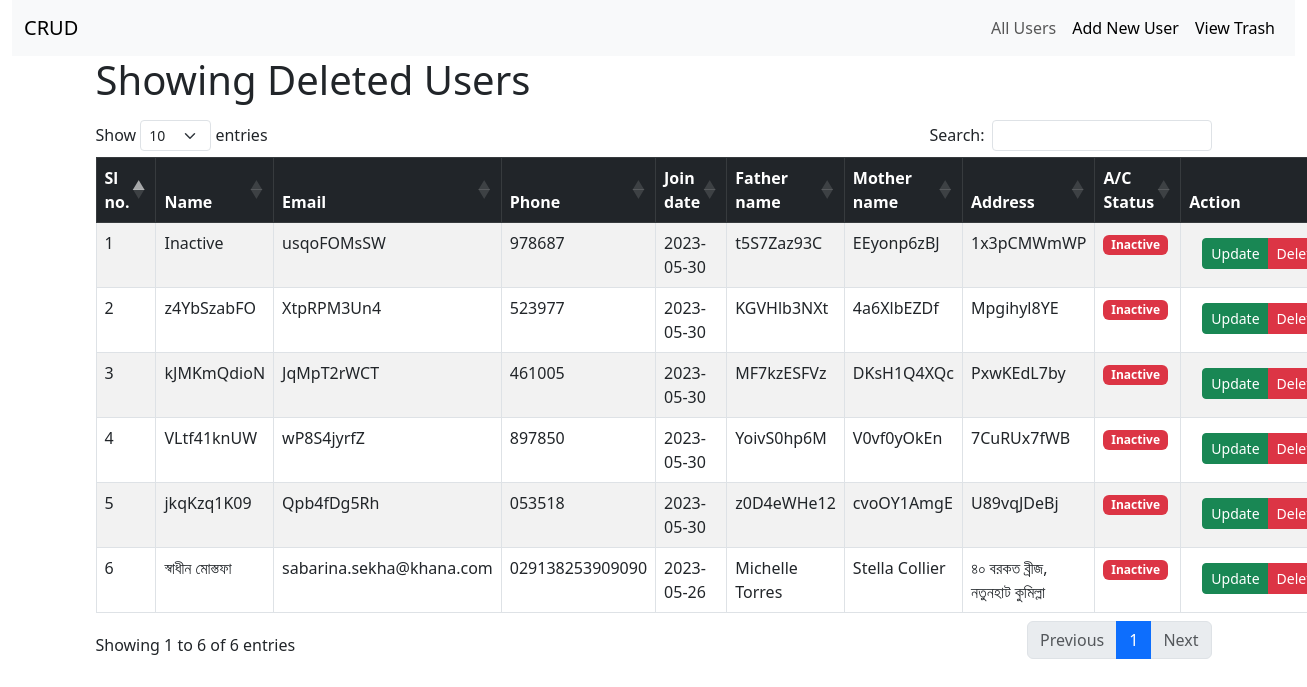
The app's page /trash.php with its own data.
### tables this page shows
CREATE TABLE `users` (
  `u_id` int(11) NOT NULL,
  `u_name` varchar(255) NOT NULL,
  `u_mail` varchar(255) NOT NULL,
  `u_phone` varchar(255) NOT NULL,
  `join_date` date NOT NULL,
  `father_name` varchar(255) NOT NULL,
  `mother_name` varchar(255) NOT NULL,
  `address` varchar(255) NOT NULL,
  `u_status` int(11) NOT NULL DEFAULT 1 COMMENT '0 for inactive, 1 for active'
);

### trash.php (the view, shortened to what this page needs)
<?php include "inc/header.php"; ?>
<section>
  <div class="container">
    <div class="row">
      <div class="col-lg-12">
        <h1 class="mb-3">Showing Deleted Users</h1>
        <table id="usersData" class="table table-bordered table-striped">
          <thead class="table-dark text-center">
            <tr>
              <th scope="col">Sl no.</th>
              <th scope="col">Name</th>
              <th scope="col">Email</th>
              <th scope="col">Phone</th>
              <th scope="col">Join date</th>
              <th scope="col">Father name</th>
              <th scope="col">Mother name</th>
              <th scope="col">Address</th>
              <th scope="col">A/C Status</th>
              <th scope="col">Action</th>
            </tr>
          </thead>
          <tbody>
            <?php
            $all_users_sql = "SELECT * FROM users WHERE u_status=0 ORDER BY u_id DESC";
            $all_users_res = mysqli_query($db,$all_users_sql);
            $serial = 0;
              while ($row = mysqli_fetch_assoc($all_users_res)) {
               $u_id        = $row['u_id'];
               $u_name      = $row['u_name'];
               $u_mail      = $row['u_mail'];
               $u_phone     = $row['u_phone'];
               $join_date   = $row['join_date'];
               $father_name = $row['father_name'];
               $mother_name = $row['mother_name'];
               $address     = $row['address'];
               $u_status    = $row['u_status'];
               $serial++;
               ?>
              <tr>
                <td><?php echo $serial; ?></td>
                <td><?php echo $u_name; ?></td>
                <td><?php echo $u_mail; ?></td>
                <td><?php echo $u_phone; ?></td>
                <td><?php echo $join_date; ?></td>
                <td><?php echo $father_name; ?></td>
                <td><?php echo $mother_name; ?></td>
                <td><?php echo $address; ?></td>
                <td>
                  <?php
                  if($u_status==1){
                    echo '<span class="badge bg-success">Active</span>';
                  }
                  else if ($u_status==0) {
                    echo '<span class="badge bg-danger">Inactive</span>';
                  }
                  ?>
                </td>
                <td>
                  <div class="btn btn-group">
                    <a href="update.php?id=<?php echo $u_id; ?>" class="btn btn-success btn-sm">Update</a>
                    <a href="" data-bs-toggle="modal" data-bs-target="#delete<?php echo $u_id; ?>" class="btn btn-danger btn-sm">Delete</a>
                  </div>
                </td>
              </tr>
            <?php
              }
            ?>
          </tbody>
        </table>
      </div>
    </div>
  </div>
</section>
<?php include "inc/footer.php"; ?>

### records on screen
users: u_name "Inactive", u_mail "usqoFOMsSW", u_phone "978687", join_date "2023-05-30", father_name "t5S7Zaz93C", mother_name "EEyonp6zBJ", address "1x3pCMWmWP", u_status "Inactive"
users: u_name "z4YbSzabFO", u_mail "XtpRPM3Un4", u_phone "523977", join_date "2023-05-30", father_name "KGVHlb3NXt", mother_name "4a6XlbEZDf", address "Mpgihyl8YE", u_status "Inactive"
users: u_name "kJMKmQdioN", u_mail "JqMpT2rWCT", u_phone "461005", join_date "2023-05-30", father_name "MF7kzESFVz", mother_name "DKsH1Q4XQc", address "PxwKEdL7by", u_status "Inactive"
users: u_name "VLtf41knUW", u_mail "wP8S4jyrfZ", u_phone "897850", join_date "2023-05-30", father_name "YoivS0hp6M", mother_name "V0vf0yOkEn", address "7CuRUx7fWB", u_status "Inactive"
users: u_name "jkqKzq1K09", u_mail "Qpb4fDg5Rh", u_phone "053518", join_date "2023-05-30", father_name "z0D4eWHe12", mother_name "cvoOY1AmgE", address "U89vqJDeBj", u_status "Inactive"
users: u_name "স্বাধীন মোস্তফা", u_mail "sabarina.sekha@khana.com", u_phone "029138253909090", join_date "2023-05-26", father_name "Michelle Torres", mother_name "Stella Collier", address "৪০ বরকত ব্রীজ, নতুনহাট কুমিল্লা", u_status "Inactive"
